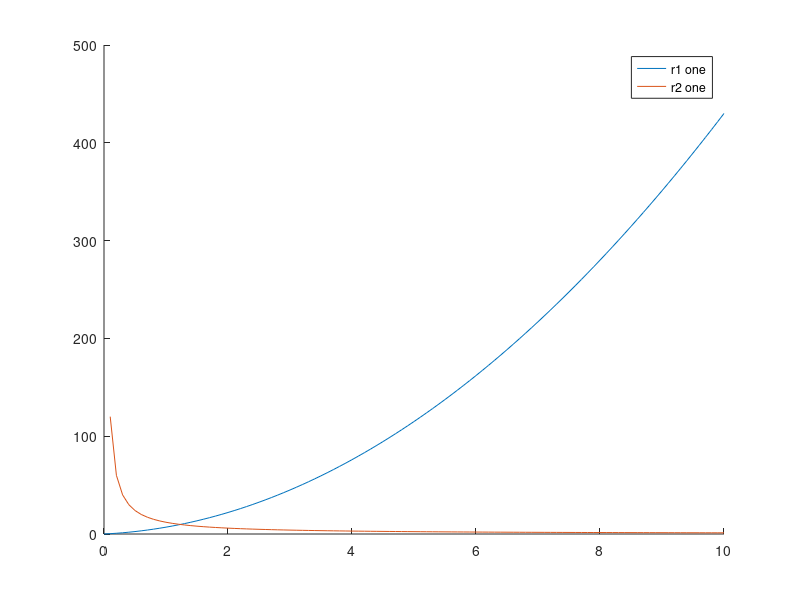

This chart was generated by the following MATLAB code:
% Test script
x = 0:0.1:10;
p1 = 1;
p2 = 3;
t = 'one';

p1 = p1+p2;
result1 = p1*x.^2+p2*x;
result2 = p2*p1./x;

figure()
hold on
plot(x, result1, 'DisplayName', ['r1 ' t])
plot(x, result2, 'DisplayName', ['r2 ' t])
legend()